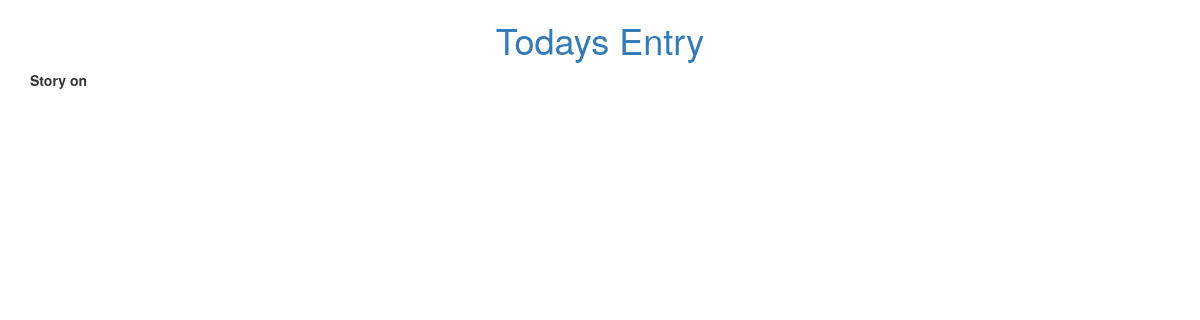
Before: /user/Show/ with the older database file.
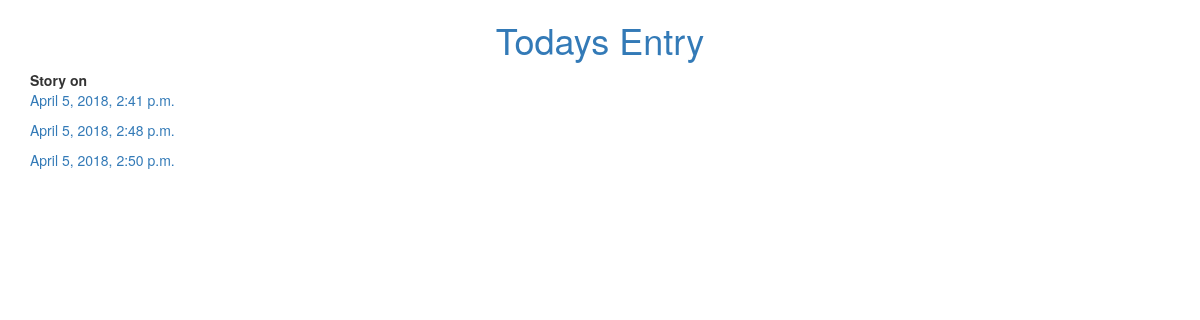
After: the same page with the newer database file.
### users/models.py (models this page shows, shortened)
class Post(models.Model):
	userName	=models.CharField(max_length=200)
	Category	=models.CharField(max_length=200)
	Title		=models.CharField(max_length=200)
	Content		=models.CharField(max_length=200)
	Private		=models.CharField(max_length=20)
	pub_date	=models.DateTimeField('Publish Date',default=timezone.now)

### users/views.py (the view)
# urls.py: path('Show/',views.DatesIndexView.as_view(),name="dates"),
class DatesIndexView(generic.ListView):
	template_name='postIt/Dates.html'
	context_object_name='dates'
	def get_queryset(self):
		return Post.objects.all()

### users/templates/postIt/Dates.html (shortened to what this page needs)
{%extends 'base.html'%}
{%block content %}
<div>
	<strong>Story on</strong>
</div>
{%for bydate in dates%}
<p><a href="{%url 'Post:datesdetails' bydate.id%}">{{bydate.pub_date}}</a></p>
{%endfor%}
{%endblock content%}

Changed rows visible on the page:
added Post: pub_date "April 5, 2018, 2:41 p.m."
added Post: pub_date "April 5, 2018, 2:48 p.m."
added Post: pub_date "April 5, 2018, 2:50 p.m."
